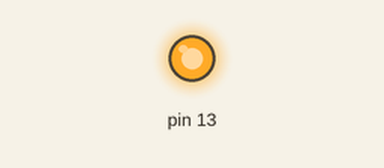
The sketch below on a simulated Arduino Uno, built with avr-gcc and run on an emulated ATmega328P. Shown: output pins drawn as LEDs (lit = HIGH). No radio packets arrive unless stated.

Above: at 1.0 s.
At 3.1 s:
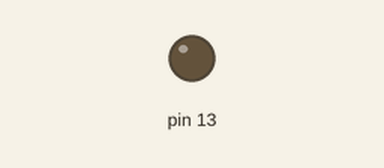
Timing chart, 0 to 5.4 s (numbered marks = the images above):
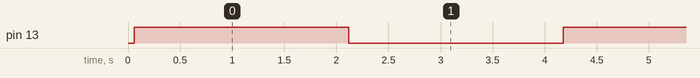

Measured:
- by itself, pin 13: alternates HIGH for 2.1 s and LOW for 2.1 s

The sketch:

Transmitter_Test.ino
```cpp
#include <VirtualWire.h>
char *controller;
void setup() {
  pinMode(13,OUTPUT);
vw_set_ptt_inverted(true); //
vw_set_tx_pin(12);
vw_setup(4000);// speed of data transfer Kbps

}

void loop(){
controller="a"  ;
vw_send((uint8_t *)controller, strlen(controller));
vw_wait_tx(); // Wait until the whole message is gone
digitalWrite(13,1);
delay(2000);
controller="s"  ;
vw_send((uint8_t *)controller, strlen(controller));
vw_wait_tx(); // Wait until the whole message is gone
digitalWrite(13,0);
delay(2000);

}
```
